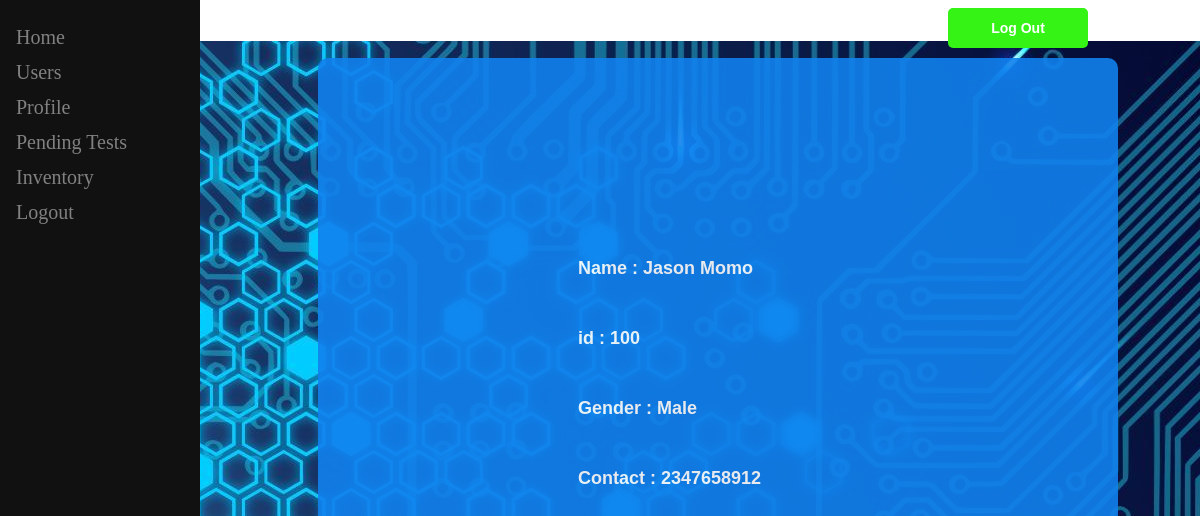
/labprof.php (signed in), run on the app's committed database.
### tables this page shows
CREATE TABLE `labtech` (
  `id` int(11) NOT NULL,
  `firstname` varchar(20) NOT NULL,
  `lastname` varchar(20) NOT NULL,
  `password` varchar(20) NOT NULL,
  `gender` varchar(10) NOT NULL,
  `contact` varchar(10) NOT NULL
);

### labprof.php (the view, shortened to what this page needs)
<?php
$a = $_SESSION['id'];
?>
<!DOCTYPE html>
<html>
<head>
   <link rel="stylesheet" type="text/css" href="css/labprof.css">
</head>
<body>
<form method="post" action="">
<input type="submit" name="b1" class="btn" value="Log Out">
</form>
<div class="container">
<?php
        $db = 'medi';
        $user = 'arjun';
        $pass = '123';
        $conn = mysqli_connect('localhost',$user,$pass,$db);
        $sql = "SELECT * FROM `labtech` WHERE id='$a';";
        $res = mysqli_query($conn, $sql);
        $r = mysqli_fetch_assoc($res);
        echo "<h3 class='l1'> Name : ".$r['firstname']." ".$r['lastname']."</h3>";
        echo "<h3 class='l2'> id : ".$r['id']." "."</h3>";
        echo "<h3 class='l3'> Gender : ".$r['gender']." "."</h3>";
        echo "<h3 class='l4'> Contact : ".$r['contact']." "."</h3>";
?>
</div>
<div class="sidenav">
  <a href="labhome.php">Home</a>
  <a href="userlist.php">Users</a>
  <a href="labprof.php">Profile</a>
  <a href="ptests.php">Pending Tests</a>
  <a href="labinvent.php">Inventory</a>
  <a href="logout.php">Logout</a>
</div>
</body>
</html>
</html>

### css/labprof.css (style rules this page uses)
body { background: #eee; width: 100%; height: 100%; background: url('images/labtech.jpg') no-repeat center center fixed; position: absolute; }
.container { width: 800px; height: 900px; position: absolute; margin-left: 310px; margin-top: 50px; border-radius: 10px; background: #1181EE; opacity: 0.9; }
.btn { width: 140px; height: 40px; background: #34f315; font-size: 14px; margin-right: 10%; font-weight: bold; border-radius: 5px; border: none; color: #fff; position: absolute; right: 0px; }
.l1 { position: absolute; font-size: 18px; margin-left: 250px; margin-top: 200px; font-family: Arial; color:white; padding-left: 10px; }
.l2 { position: absolute; font-size: 18px; font-family: Arial; margin-left: 250px; margin-top: 270px; color:white; padding-left: 10px; }
.l3 { position: absolute; font-size: 18px; font-family: Arial; color:white; margin-left: 250px; margin-top: 340px; padding-left: 10px; }
.l4 { position: absolute; font-size: 18px; font-family: Arial; color:white; margin-left: 250px; margin-top: 410px; padding-left: 10px; }
.sidenav { height: 100%; width: 200px; position: fixed; z-index: 1; top: 0; left: 0; background-color: #111; overflow-x: hidden; padding-top: 20px; }
.sidenav a, .dropdown-btn { padding: 6px 8px 6px 16px; text-decoration: none; font-size: 20px; color: #818181; display: block; border: none; background: none; width:100%; text-align: left; cursor: pointer; outline: none; }

### data on the page
labtech: firstname "Jason", lastname "Momo", id "100", gender "Male", contact "2347658912"
